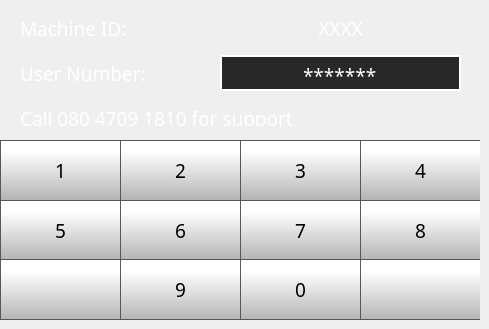
    <widget class="QWidget" name="pgLock">
     <widget class="QLabel" name="passwordlabel_2">
      <property name="geometry">
       <rect>
        <x>20</x>
        <y>20</y>
        <width>171</width>
        <height>16</height>
       </rect>
      </property>
      <property name="font">
       <font>
        <family>Gotham Light</family>
        <pointsize>14</pointsize>
        <weight>50</weight>
        <bold>false</bold>
       </font>
      </property>
      <property name="styleSheet">
       <string notr="true">color: rgb(255, 255, 255);</string>
      </property>
      <property name="text">
       <string>Machine ID:</string>
      </property>
     </widget>
     <widget class="QLineEdit" name="pgLock_pin">
      <property name="geometry">
       <rect>
        <x>220</x>
        <y>55</y>
        <width>241</width>
        <height>36</height>
       </rect>
      </property>
      <property name="font">
       <font>
        <family>Gotham</family>
        <pointsize>14</pointsize>
       </font>
      </property>
      <property name="styleSheet">
       <string notr="true">color: white;
background-color: rgb(40, 40, 40);
selection-color: rgb(40, 40, 40);
padding-top: 5;
border: 2px solid white;</string>
      </property>
      <property name="inputMask">
       <string/>
      </property>
      <property name="text">
       <string>*******</string>
      </property>
      <property name="maxLength">
       <number>8</number>
      </property>
      <property name="frame">
       <bool>false</bool>
      </property>
      <property name="alignment">
       <set>Qt::AlignCenter</set>
      </property>
      <property name="readOnly">
       <bool>true</bool>
      </property>
     </widget>
     <widget class="QLabel" name="pgLock_HID">
      <property name="geometry">
       <rect>
        <x>220</x>
        <y>20</y>
        <width>241</width>
        <height>16</height>
       </rect>
      </property>
      <property name="font">
       <font>
        <family>Gotham Light</family>
        <pointsize>14</pointsize>
        <weight>50</weight>
        <bold>false</bold>
       </font>
      </property>
      <property name="styleSheet">
       <string notr="true">color: rgb(255, 255, 255);</string>
      </property>
      <property name="text">
       <string>XXXX</string>
      </property>
      <property name="alignment">
       <set>Qt::AlignCenter</set>
      </property>
     </widget>
     <widget class="QPushButton" name="pgLock_bt1">
      <property name="geometry">
       <rect>
        <x>0</x>
        <y>140</y>
        <width>120</width>
        <height>60</height>
       </rect>
      </property>
      <property name="font">
       <font>
        <family>Gotham Medium</family>
        <pointsize>14</pointsize>
        <weight>50</weight>
        <bold>false</bold>
       </font>
      </property>
      <property name="styleSheet">
       <string notr="true">QPushButton {
     border: 1px solid rgb(87, 87, 87);
	border-right: none;
border-bottom: none;
	background-color: qlineargradient(spread:pad, x1:0, y1:1, x2:0, y2:0.188, stop:0 rgba(180, 180, 180, 255), stop:1 rgba(255, 255, 255, 255));
    

}

QPushButton:pressed {

    background-color: qlineargradient(x1: 0, y1: 0, x2: 0, y2: 1,
                                      stop: 0 #dadbde, stop: 1 #f6f7fa);
}

QPushButton:flat {
    border: none; /* no border for a flat push button */
}

QPushButton:default {
    border-color: navy; /* make the default button prominent */
}

QPushButton:focus {
	outline: none;
}</string>
      </property>
      <property name="text">
       <string>1</string>
      </property>
     </widget>
     <widget class="QPushButton" name="pgLock_bt7">
      <property name="geometry">
       <rect>
        <x>240</x>
        <y>200</y>
        <width>120</width>
        <height>60</height>
       </rect>
      </property>
      <property name="font">
       <font>
        <family>Gotham Medium</family>
        <pointsize>14</pointsize>
        <weight>50</weight>
        <bold>false</bold>
       </font>
      </property>
      <property name="styleSheet">
       <string notr="true">QPushButton {
     border: 1px solid rgb(87, 87, 87);
	border-right: none;
	background-color: qlineargradient(spread:pad, x1:0, y1:1, x2:0, y2:0.188, stop:0 rgba(180, 180, 180, 255), stop:1 rgba(255, 255, 255, 255));
    

}

QPushButton:pressed {

    background-color: qlineargradient(x1: 0, y1: 0, x2: 0, y2: 1,
                                      stop: 0 #dadbde, stop: 1 #f6f7fa);
}

QPushButton:flat {
    border: none; /* no border for a flat push button */
}

QPushButton:default {
    border-color: navy; /* make the default button prominent */
}

QPushButton:focus {
	outline: none;
}</string>
      </property>
      <property name="text">
       <string>7</string>
      </property>
     </widget>
     <widget class="QPushButton" name="pgLock_bt9">
      <property name="geometry">
       <rect>
        <x>120</x>
        <y>260</y>
        <width>120</width>
        <height>60</height>
       </rect>
      </property>
      <property name="font">
       <font>
        <family>Gotham Medium</family>
        <pointsize>14</pointsize>
        <weight>50</weight>
        <bold>false</bold>
       </font>
      </property>
      <property name="styleSheet">
       <string notr="true">QPushButton {
     border: 1px solid rgb(87, 87, 87);
	border-right: none;
	border-top: none;
	background-color: qlineargradient(spread:pad, x1:0, y1:1, x2:0, y2:0.188, stop:0 rgba(180, 180, 180, 255), stop:1 rgba(255, 255, 255, 255));
    

}

QPushButton:pressed {

    background-color: qlineargradient(x1: 0, y1: 0, x2: 0, y2: 1,
                                      stop: 0 #dadbde, stop: 1 #f6f7fa);
}

QPushButton:flat {
    border: none; /* no border for a flat push button */
}

QPushButton:default {
    border-color: navy; /* make the default button prominent */
}

QPushButton:focus {
	outline: none;
}</string>
      </property>
      <property name="text">
       <string>9</string>
      </property>
     </widget>
     <widget class="QPushButton" name="pgLock_bt8">
      <property name="geometry">
       <rect>
        <x>360</x>
        <y>200</y>
        <width>120</width>
        <height>60</height>
       </rect>
      </property>
      <property name="font">
       <font>
        <family>Gotham Medium</family>
        <pointsize>14</pointsize>
        <weight>50</weight>
        <bold>false</bold>
       </font>
      </property>
      <property name="styleSheet">
       <string notr="true">QPushButton {
     border: 1px solid rgb(87, 87, 87);
	border-right: none;
	background-color: qlineargradient(spread:pad, x1:0, y1:1, x2:0, y2:0.188, stop:0 rgba(180, 180, 180, 255), stop:1 rgba(255, 255, 255, 255));
    

}

QPushButton:pressed {

    background-color: qlineargradient(x1: 0, y1: 0, x2: 0, y2: 1,
                                      stop: 0 #dadbde, stop: 1 #f6f7fa);
}

QPushButton:flat {
    border: none; /* no border for a flat push button */
}

QPushButton:default {
    border-color: navy; /* make the default button prominent */
}

QPushButton:focus {
	outline: none;
}</string>
      </property>
      <property name="text">
       <string>8</string>
      </property>
     </widget>
     <widget class="QPushButton" name="pgLock_btBackspace">
      <property name="geometry">
       <rect>
        <x>0</x>
        <y>260</y>
        <width>120</width>
        <height>60</height>
       </rect>
      </property>
      <property name="font">
       <font>
        <family>Gotham Medium</family>
        <pointsize>14</pointsize>
        <weight>50</weight>
        <bold>false</bold>
       </font>
      </property>
      <property name="styleSheet">
       <string notr="true">QPushButton {
     border: 1px solid rgb(87, 87, 87);
    border-right: none;
	border-top: none;
	background-color: qlineargradient(spread:pad, x1:0, y1:1, x2:0, y2:0.188, stop:0 rgba(180, 180, 180, 255), stop:1 rgba(255, 255, 255, 255));
    

}

QPushButton:pressed {

    background-color: qlineargradient(x1: 0, y1: 0, x2: 0, y2: 1,
                                      stop: 0 #dadbde, stop: 1 #f6f7fa);
}

QPushButton:flat {
    border: none; /* no border for a flat push button */
}

QPushButton:default {
    border-color: navy; /* make the default button prominent */
}

QPushButton:focus {
	outline: none;
}</string>
      </property>
      <property name="text">
       <string/>
      </property>
      <property name="icon">
       <iconset>
        <normaloff>templates/img/backspace-arrow.png</normaloff>templates/img/backspace-arrow.png</iconset>
      </property>
      <property name="iconSize">
       <size>
        <width>35</width>
        <height>35</height>
       </size>
      </property>
     </widget>
     <widget class="QPushButton" name="pgLock_bt5">
      <property name="geometry">
       <rect>
        <x>0</x>
        <y>200</y>
        <width>120</width>
        <height>60</height>
       </rect>
      </property>
      <property name="font">
       <font>
        <family>Gotham Medium</family>
        <pointsize>14</pointsize>
        <weight>50</weight>
        <bold>false</bold>
       </font>
      </property>
      <property name="styleSheet">
       <string notr="true">QPushButton {
     border: 1px solid rgb(87, 87, 87);
	border-right: none;
	background-color: qlineargradient(spread:pad, x1:0, y1:1, x2:0, y2:0.188, stop:0 rgba(180, 180, 180, 255), stop:1 rgba(255, 255, 255, 255));
    

}

QPushButton:pressed {

    background-color: qlineargradient(x1: 0, y1: 0, x2: 0, y2: 1,
                                      stop: 0 #dadbde, stop: 1 #f6f7fa);
}

QPushButton:flat {
    border: none; /* no border for a flat push button */
}

QPushButton:default {
    border-color: navy; /* make the default button prominent */
}

QPushButton:focus {
	outline: none;
}</string>
      </property>
      <property name="text">
       <string>5</string>
      </property>
     </widget>
     <widget class="QPushButton" name="pgLock_bt6">
      <property name="geometry">
       <rect>
        <x>120</x>
        <y>200</y>
        <width>120</width>
        <height>60</height>
       </rect>
      </property>
      <property name="font">
       <font>
        <family>Gotham Medium</family>
        <pointsize>14</pointsize>
        <weight>50</weight>
        <bold>false</bold>
       </font>
      </property>
      <property name="styleSheet">
       <string notr="true">QPushButton {
     border: 1px solid rgb(87, 87, 87);
	border-right: none;
	background-color: qlineargradient(spread:pad, x1:0, y1:1, x2:0, y2:0.188, stop:0 rgba(180, 180, 180, 255), stop:1 rgba(255, 255, 255, 255));
    

}

QPushButton:pressed {

    background-color: qlineargradient(x1: 0, y1: 0, x2: 0, y2: 1,
                                      stop: 0 #dadbde, stop: 1 #f6f7fa);
}

QPushButton:flat {
    border: none; /* no border for a flat push button */
}

QPushButton:default {
    border-color: navy; /* make the default button prominent */
}

QPushButton:focus {
	outline: none;
}</string>
      </property>
      <property name="text">
       <string>6</string>
      </property>
     </widget>
     <widget class="QPushButton" name="pgLock_bt0">
      <property name="geometry">
       <rect>
        <x>240</x>
        <y>260</y>
        <width>120</width>
        <height>60</height>
       </rect>
      </property>
      <property name="font">
       <font>
        <family>Gotham Medium</family>
        <pointsize>14</pointsize>
        <weight>50</weight>
        <bold>false</bold>
       </font>
      </property>
      <property name="styleSheet">
       <string notr="true">QPushButton {
     border: 1px solid rgb(87, 87, 87);
    border-right: none;
	border-top: none;
	background-color: qlineargradient(spread:pad, x1:0, y1:1, x2:0, y2:0.188, stop:0 rgba(180, 180, 180, 255), stop:1 rgba(255, 255, 255, 255));
    

}

QPushButton:pressed {

    background-color: qlineargradient(x1: 0, y1: 0, x2: 0, y2: 1,
                                      stop: 0 #dadbde, stop: 1 #f6f7fa);
}

QPushButton:flat {
    border: none; /* no border for a flat push button */
}

QPushButton:default {
    border-color: navy; /* make the default button prominent */
}

QPushButton:focus {
	outline: none;
}</string>
      </property>
      <property name="text">
       <string>0</string>
      </property>
     </widget>
     <widget class="QPushButton" name="pgLock_bt3">
      <property name="geometry">
       <rect>
        <x>240</x>
        <y>140</y>
        <width>120</width>
        <height>60</height>
       </rect>
      </property>
      <property name="font">
       <font>
        <family>Gotham Medium</family>
        <pointsize>14</pointsize>
        <weight>50</weight>
        <bold>false</bold>
       </font>
      </property>
      <property name="styleSheet">
       <string notr="true">QPushButton {
     border: 1px solid rgb(87, 87, 87);
	border-right: none;
border-bottom: none;
	background-color: qlineargradient(spread:pad, x1:0, y1:1, x2:0, y2:0.188, stop:0 rgba(180, 180, 180, 255), stop:1 rgba(255, 255, 255, 255));
    

}

QPushButton:pressed {

    background-color: qlineargradient(x1: 0, y1: 0, x2: 0, y2: 1,
                                      stop: 0 #dadbde, stop: 1 #f6f7fa);
}

QPushButton:flat {
    border: none; /* no border for a flat push button */
}

QPushButton:default {
    border-color: navy; /* make the default button prominent */
}

QPushButton:focus {
	outline: none;
}</string>
      </property>
      <property name="text">
       <string>3</string>
      </property>
     </widget>
     <widget class="QPushButton" name="pgLock_bt4">
      <property name="geometry">
       <rect>
        <x>360</x>
        <y>140</y>
        <width>120</width>
        <height>60</height>
       </rect>
      </property>
      <property name="font">
       <font>
        <family>Gotham Medium</family>
        <pointsize>14</pointsize>
        <weight>50</weight>
        <bold>false</bold>
       </font>
      </property>
      <property name="styleSheet">
       <string notr="true">QPushButton {
     border: 1px solid rgb(87, 87, 87);
	border-right: none;
border-bottom: none;
	background-color: qlineargradient(spread:pad, x1:0, y1:1, x2:0, y2:0.188, stop:0 rgba(180, 180, 180, 255), stop:1 rgba(255, 255, 255, 255));
    

}

QPushButton:pressed {

    background-color: qlineargradient(x1: 0, y1: 0, x2: 0, y2: 1,
                                      stop: 0 #dadbde, stop: 1 #f6f7fa);
}

QPushButton:flat {
    border: none; /* no border for a flat push button */
}

QPushButton:default {
    border-color: navy; /* make the default button prominent */
}

QPushButton:focus {
	outline: none;
}</string>
      </property>
      <property name="text">
       <string>4</string>
      </property>
     </widget>
     <widget class="QPushButton" name="pgLock_bt2">
      <property name="geometry">
       <rect>
        <x>120</x>
        <y>140</y>
        <width>120</width>
        <height>60</height>
       </rect>
      </property>
      <property name="font">
       <font>
        <family>Gotham Medium</family>
        <pointsize>14</pointsize>
        <weight>50</weight>
        <bold>false</bold>
       </font>
      </property>
      <property name="styleSheet">
       <string notr="true">QPushButton {
     border: 1px solid rgb(87, 87, 87);
	border-right: none;
border-bottom: none;
	background-color: qlineargradient(spread:pad, x1:0, y1:1, x2:0, y2:0.188, stop:0 rgba(180, 180, 180, 255), stop:1 rgba(255, 255, 255, 255));
    

}

QPushButton:pressed {

    background-color: qlineargradient(x1: 0, y1: 0, x2: 0, y2: 1,
                                      stop: 0 #dadbde, stop: 1 #f6f7fa);
}

QPushButton:flat {
    border: none; /* no border for a flat push button */
}

QPushButton:default {
    border-color: navy; /* make the default button prominent */
}

QPushButton:focus {
	outline: none;
}</string>
      </property>
      <property name="text">
       <string>2</string>
      </property>
     </widget>
     <widget class="QPushButton" name="pgLock_btSubmit">
      <property name="geometry">
       <rect>
        <x>360</x>
        <y>260</y>
        <width>120</width>
        <height>60</height>
       </rect>
      </property>
      <property name="font">
       <font>
        <family>Gotham Medium</family>
        <pointsize>14</pointsize>
        <weight>50</weight>
        <bold>false</bold>
       </font>
      </property>
      <property name="styleSheet">
       <string notr="true">QPushButton {
     border: 1px solid rgb(87, 87, 87);
	border-top: none;
	border-right: none;
	background-color: qlineargradient(spread:pad, x1:0, y1:1, x2:0, y2:0.188, stop:0 rgba(180, 180, 180, 255), stop:1 rgba(255, 255, 255, 255));
    

}

QPushButton:pressed {

    background-color: qlineargradient(x1: 0, y1: 0, x2: 0, y2: 1,
                                      stop: 0 #dadbde, stop: 1 #f6f7fa);
}

QPushButton:flat {
    border: none; /* no border for a flat push button */
}

QPushButton:default {
    border-color: navy; /* make the default button prominent */
}

QPushButton:focus {
	outline: none;
}</string>
      </property>
      <property name="text">
       <string/>
      </property>
      <property name="icon">
       <iconset>
        <normaloff>templates/img/verification-mark.png</normaloff>templates/img/verification-mark.png</iconset>
      </property>
      <property name="iconSize">
       <size>
        <width>35</width>
        <height>35</height>
       </size>
      </property>
     </widget>
     <widget class="QLabel" name="passwordlabel_4">
      <property name="geometry">
       <rect>
        <x>20</x>
        <y>65</y>
        <width>191</width>
        <height>16</height>
       </rect>
      </property>
      <property name="font">
       <font>
        <family>Gotham Light</family>
        <pointsize>14</pointsize>
        <weight>50</weight>
        <bold>false</bold>
       </font>
      </property>
      <property name="styleSheet">
       <string notr="true">color: rgb(255, 255, 255);</string>
      </property>
      <property name="text">
       <string>User Number:</string>
      </property>
     </widget>
     <widget class="QLabel" name="passwordlabel_5">
      <property name="geometry">
       <rect>
        <x>20</x>
        <y>110</y>
        <width>441</width>
        <height>16</height>
       </rect>
      </property>
      <property name="font">
       <font>
        <family>Gotham Light</family>
        <pointsize>14</pointsize>
        <weight>50</weight>
        <bold>false</bold>
       </font>
      </property>
      <property name="styleSheet">
       <string notr="true">color: rgb(255, 255, 255);</string>
      </property>
      <property name="text">
       <string>Call 080 4709 1810 for support</string>
      </property>
     </widget>
    </widget>
